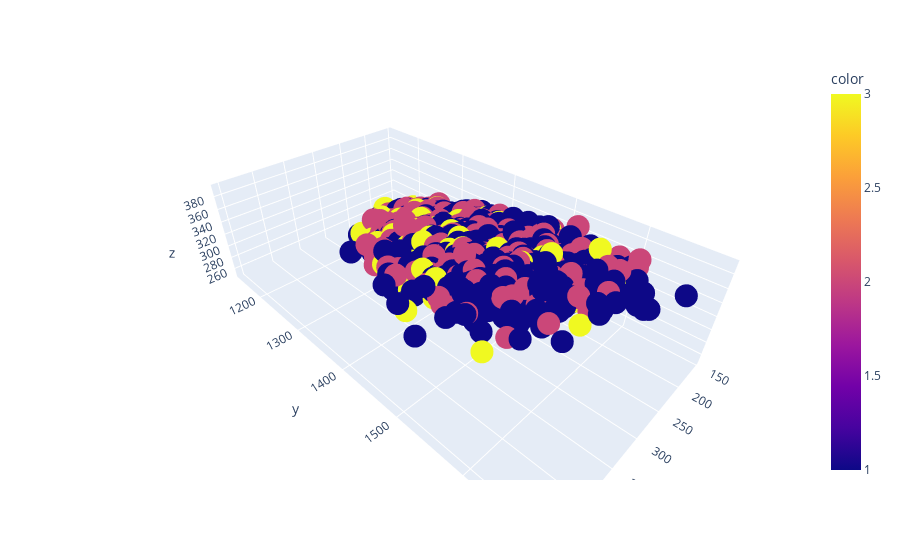

Write notebook code for a chart like this one.
### Code cell
# Hareketli

import plotly.express as px

fig = px.scatter_3d(x=df['abdominalextensiondepthsitting'], y=df['acromialheight'], 
                    z=df['acromionradialelength'], color=df["DODRace"])
fig.show()

### Figure 1 — Plotly figure (JSON) as saved in the notebook; plotly's stock layout.template omitted (floating-point values rounded to 4 significant figures; data arrays with more than 128 entries replaced by an {"elided": "..."} marker saying what was removed)
{"data": [{"hovertemplate": "x=%{x}<br>y=%{y}<br>z=%{z}<br>color=%{marker.color}<extra></extra>", "legendgroup": "", "marker": {"color": {"elided": "5769 int values"}, "coloraxis": "coloraxis", "symbol": "circle"}, "mode": "markers", "name": "", "scene": "scene", "showlegend": false, "type": "scatter3d", "x": {"elided": "5769 int values"}, "y": {"elided": "5769 int values"}, "z": {"elided": "5769 int values"}}], "layout": {"coloraxis": {"colorbar": {"title": {"text": "color"}}, "colorscale": [[0, "#0d0887"], [0.1111, "#46039f"], [0.2222, "#7201a8"], [0.3333, "#9c179e"], [0.4444, "#bd3786"], [0.5556, "#d8576b"], [0.6667, "#ed7953"], [0.7778, "#fb9f3a"], [0.8889, "#fdca26"], [1, "#f0f921"]]}, "legend": {"tracegroupgap": 0}, "margin": {"t": 60}, "scene": {"domain": {"x": [0, 1], "y": [0, 1]}, "xaxis": {"title": {"text": "x"}}, "yaxis": {"title": {"text": "y"}}, "zaxis": {"title": {"text": "z"}}}}}
